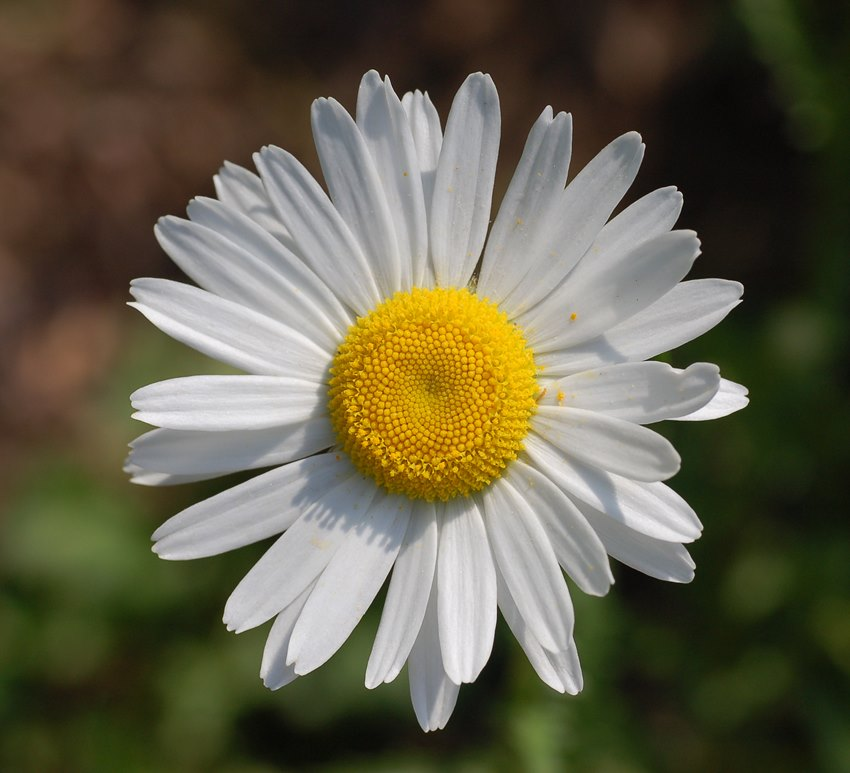
#> input picture פרח.jpg, 850 x 773 px
$ python image_utils.py
#> lines starting #> are read from the running program, lines starting #| are printed output that depends on the picture
from PIL import Image
import numpy as np
from scipy.signal import convolve2d

def load_image(path):
    pass # Replace the `pass` with your code

def edge_detection(image):
    pass # Replace the `pass` with your code
def load_image(file_path):
#> called with file_path = 'פרח.jpg'
  image = Image.open(file_path)
#> image is the input picture: PIL image 850x773 RGB; mean R, G, B 99.4, 95.3, 74.5
  image_array = np.array(image)
  return image_array

load_image('פרח.jpg')
def edge_detection(image_array):
  gray_image = np.mean(image_array, axis=2)
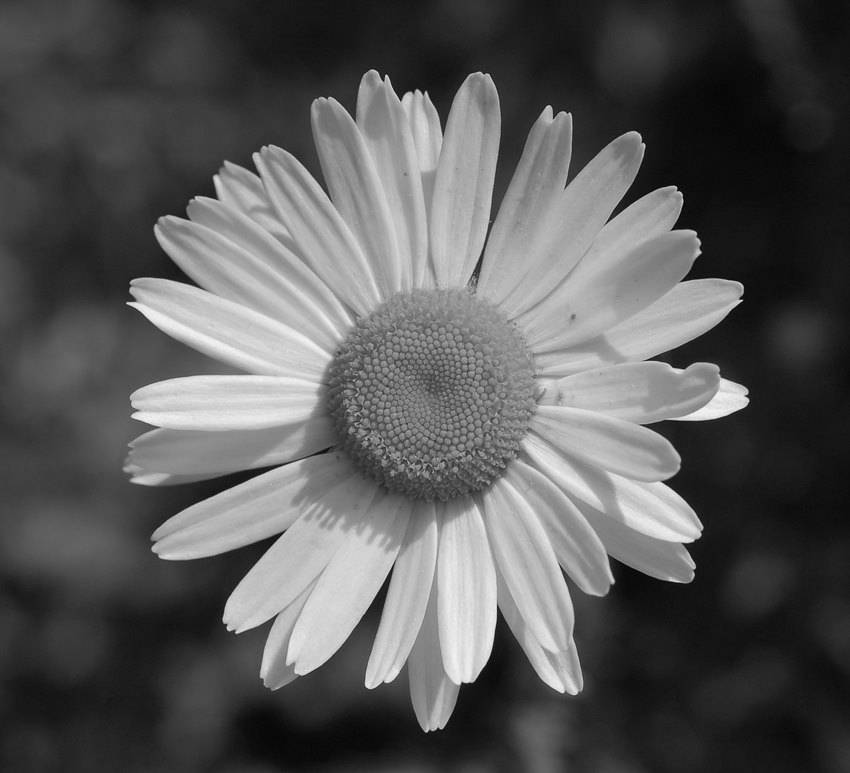
#> gray_image: shape (773, 850) float64; min 1.67, max 246, mean 89.7
  kernelY = np.array([
      [1, 2, 1],
      [0, 0, 0],
      [-1, -2, -1]
  ])
  kernelX = np.array([
      [-1, 0, 1],
      [-2, 0, 2],
      [-1, 0, 1]
  ])
  edgex= convolve2d(gray_image, kernelX, mode = 'same', boundary= 'fill', fillvalue = 0 )
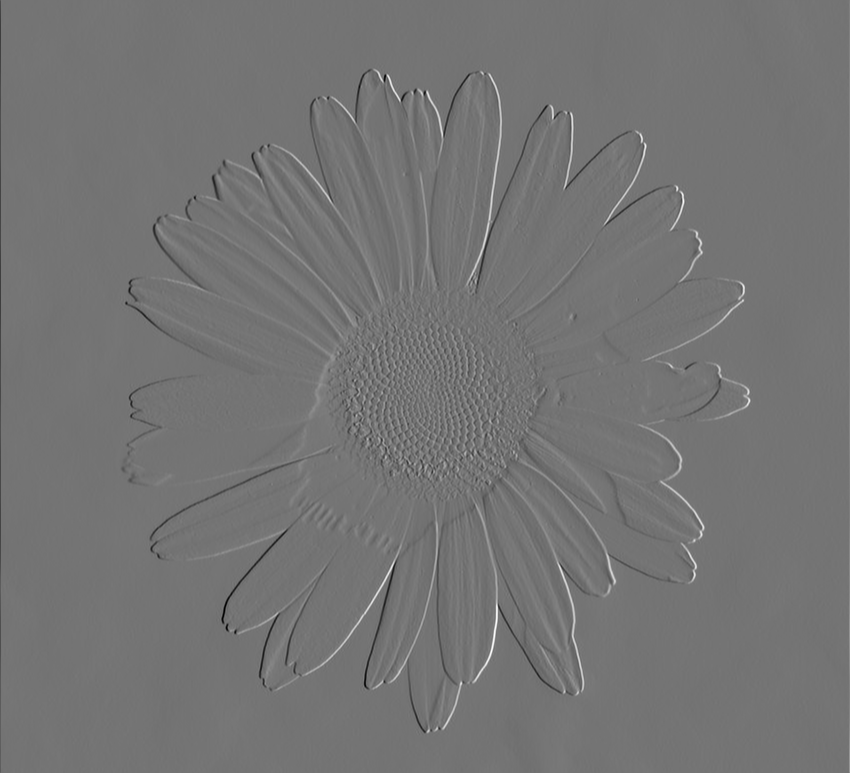
#> edgex: shape (773, 850) float64; min -689, max 819.3, mean 0.2; drawn with min black and max white
  edgey= convolve2d(gray_image, kernelY, mode = 'same', boundary= 'fill', fillvalue = 0)
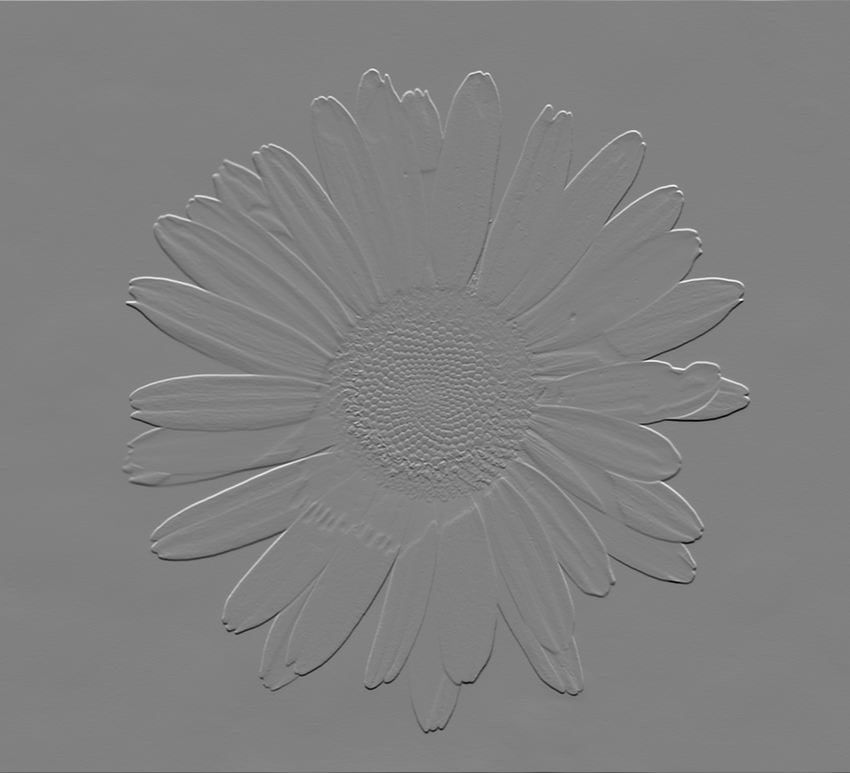
#> edgey: shape (773, 850) float64; min -805, max 790.3, mean 0; drawn with min black and max white
  edgemag = np.sqrt(edgex**2 + edgey**2)
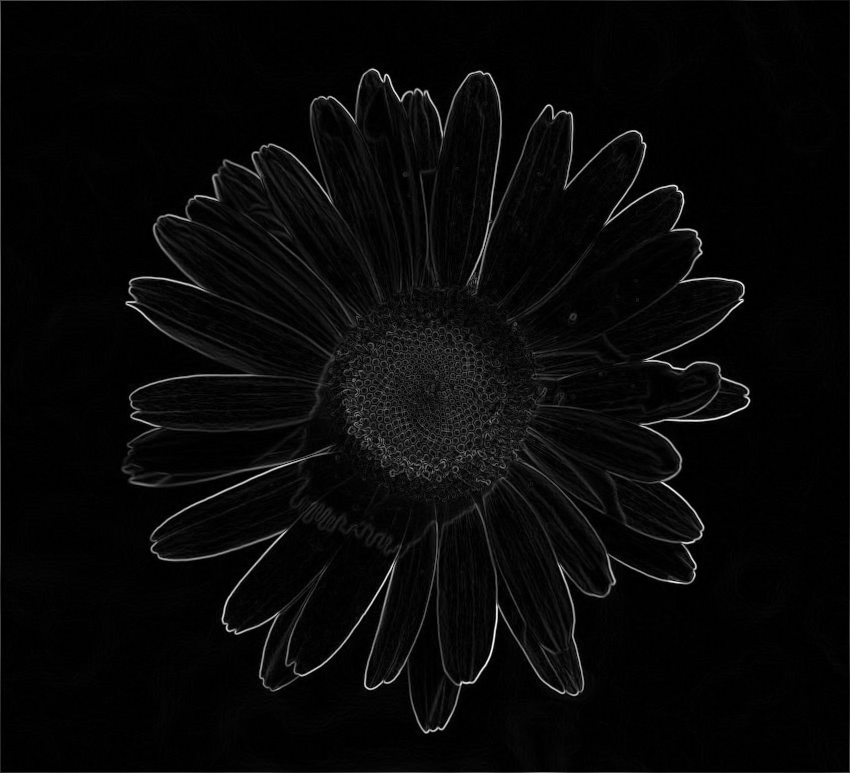
#> edgemag: shape (773, 850) float64; min 0, max 838.6, mean 27.4; drawn with min black and max white
  return edgemag

edge_detection(load_image('פרח.jpg'))
